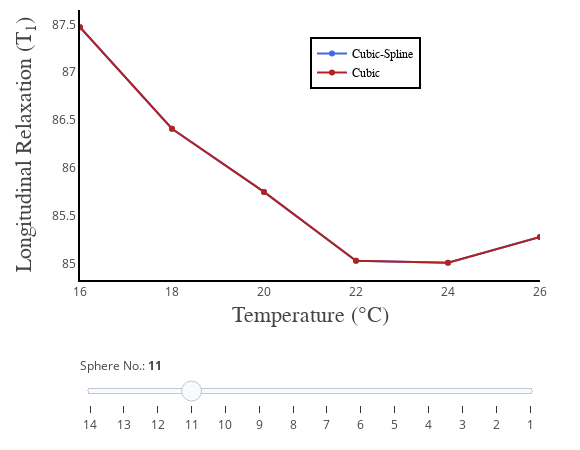

The notebook cell this image was saved under:
### Code cell
#DATA

def temperature_correction(input_temperature):
    #Dictionary of data
    phantom_v2 = {
        '14': {'16': '21.94', '18': '21.62','20': '21.44', '22': '21.28', '24': '21.26', '26': '21.31'},
        '13': {'16': '31.05', '18': '30.65','20': '30.40', '22': '30.27', '24': '30.25', '26': '30.31'},
        '12': {'16': '43.79', '18': '43.24','20': '42.89', '22': '42.72', '24': '42.70', '26': '42.80'},
        '11': {'16': '61.49', '18': '60.70','20': '60.21', '22': '59.97', '24': '60.00', '26': '60.17'},
        '10': {'16': '87.47', '18': '86.41','20': '85.75', '22': '85.03', '24': '85.01', '26': '85.28'},
        '9': {'16': '122.99', '18': '121.79','20': '121.08', '22': '120.80', '24': '120.90', '26': '121.34'},
        '8': {'16': '177.68', '18': '175.94','20': '174.95', '22': '174.59', '24': '174.78', '26': '175.48'},
        '7': {'16': '243.77', '18': '241.84','20': '240.86', '22': '240.75', '24': '241.31', '26': '242.45'},
        '6': {'16': '343.00', '18': '341.53','20': '341.58', '22': '342.58', '24': '344.23', '26': '346.67'},
        '5': {'16': '483.91', '18': '482.91','20': '484.97', '22': '486.92', '24': '490.24', '26': '494.55'},
        '4': {'16': '675.07', '18': '686.88','20': '690.08', '22': '695.01', '24': '701.06', '26': '709.48'},
        '3': {'16': '950.71', '18': '963.56','20': '987.27', '22': '1000.81', '24': '1015.70', '26': '1030.78'},
        '2': {'16': '1274.07', '18': '1317.71','20': '1330.16', '22': '1355.29', '24': '1367.79', '26': '1395.94'},
        '1': {'16': '1766.68', '18': '1830.34','20': '1883.97', '22': '1937.34', '24': '1987.50', '26': '2066.95'}
        };
    
    ##Get keys and values of dictionary to construct a 2D array##
    #Get dictionary keys as lists
    sphere = list(phantom_v2.keys());
    temperature = list(phantom_v2['1'].keys());

    #Define array (data2fit) to store data to be fitted
    data2fit = np.empty([len(temperature),len(sphere)+1]);
    #Fill data2fit array
    row = 0;
    for i in temperature:
        row = row + 1;
        data2fit[row-1,0] = int(i);
        for j in sphere:
            T1_value = float(phantom_v2[j][i]);
            data2fit[row-1,int(j)] = T1_value;
    
    ##Code for Temperature Correction: Interpolation##
    cs_estimatedT1_values = np.empty([len(input_temperature),len(sphere)]);
    cs_outDic_T1values = {};
    print(cs_estimatedT1_values.shape)
    
    c_estimatedT1_values = np.empty([len(input_temperature),len(sphere)]);
    c_outDic_T1values = {};
    #Interpolations
    for k in range(len(sphere)):
        for l in range(len(input_temperature)):
            f_cubicSpline = interpolate.splrep(data2fit[:,0], data2fit[:,k+1]);
            #input_temperature2 = input_temperature[l];
            cs_estimatedT1_values[l,k] = interpolate.splev(input_temperature[l],f_cubicSpline);
            cs_outDic_T1values[l,k+1] = cs_estimatedT1_values[l,k];
        
            f_cubic = interpolate.interp1d(data2fit[:,0], data2fit[:,k+1], kind='cubic');
            c_estimatedT1_values[l,k] = f_cubic(input_temperature[l]);
            c_outDic_T1values[l,k+1] = c_estimatedT1_values[l,k];
    
    #Interpolation of data for Sphere No. 1 only
    #plt.plot(data2fit[:,0], data2fit[:,1], 'o')
    #plt.plot(data2fit[:,0], cs_estimatedT1_values[:,0], '--');
    #plt.plot(data2fit[:,0], c_estimatedT1_values[:,0], '-*');
    #plt.legend(['data', 'cubic-spline', 'cubic'], loc='best');
    #plt.title('Interpolation: Sphere No. 1');
    #plt.xlabel('Temperature (°C)');
    #plt.ylabel('T1 value (ms)')
    #plt.show()
    
    print(cs_estimatedT1_values[2])
    print(len(sphere))
# PLOTS
    init_notebook_mode(connected=True)
    cs_estimatedT1_values = np.transpose(cs_estimatedT1_values)
    c_estimatedT1_values = np.transpose(c_estimatedT1_values)
    print(c_estimatedT1_values[0])
    data1_1 = [dict(
        visible = False,
        line=dict(color='royalblue'),
        x = input_temperature,
        y = abs(cs_estimatedT1_values[13-ii]),
        name = 'Cubic-Spline',
        text = 'Cubic-Spline',
        hoverinfo = 'x+y+text') for ii in range(len(sphere))]

    data1_1[4]['visible'] = True

    data2_1 = [dict(
        visible = False,
        line=dict(color='firebrick'),
        x = temperature,
        y = abs(c_estimatedT1_values[13-ii]),
        name = 'Cubic',
        text = 'Cubic)',
        hoverinfo = 'x+y+text') for ii in range(len(sphere))]

    data2_1[4]['visible'] = True

    data = data1_1 + data2_1

    steps = []
    for i in range(len(np.asarray(sphere))):
        step = dict(
            method = 'restyle',  
            args = ['visible', [False] * len(data1_1)],
            label = str(np.asarray(sphere)[i])
            )
        step['args'][1][i] = True # Toggle i'th trace to "visible"
        steps.append(step)

    sliders=[
        dict(
            x = 0,
            y = -0.09,
            active = 3,
            currentvalue = {"prefix": "Sphere No.: <b>"},
            pad = {"t": 50, "b": 10},
            steps = steps)]

    layout = go.Layout(
        width=580,
        height=450,
        margin=go.layout.Margin(
            l=80,
            r=40,
            b=60,
            t=10,
        ),
        annotations=[
            dict(
                x=0.5004254919715793,
                y=-0.18,
                showarrow=False,
                text='Temperature (°C)',
                font=dict(
                    family='Times New Roman',
                    size=22
                ),
                xref='paper',
                yref='paper'
            ),
            dict(
                x=-0.15,
                y=0.5,
                showarrow=False,
                text='Longitudinal Relaxation (T<sub>1</sub>)',
                font=dict(
                    family='Times New Roman',
                    size=22
                ),
                textangle=-90,
                xref='paper',
                yref='paper'
            ),
        ],
        xaxis=dict(
            autorange=False,
            range=[16, temperature[-1]],
            showgrid=False,
            linecolor='black',
            linewidth=2
        ),
        yaxis=dict(
            autorange=True,
            showgrid=False,
            linecolor='black',
            linewidth=2
        ),
        legend=dict(
            x=0.5,
            y=0.9,
            traceorder='normal',
            font=dict(
                family='Times New Roman',
                size=12,
                color='#000'
            ),
            bordercolor='#000000',
            borderwidth=2
        ), 
        sliders=sliders
    )

    fig = dict(data=data, layout=layout)

    iplot(fig, filename = 'basic-line', config = config)
        
    return cs_outDic_T1values, cs_estimatedT1_values, c_outDic_T1values, c_estimatedT1_values, temperature, sphere;


temperature_correction(np.arange(16,28,2));

### Figure 1 — Plotly figure (JSON) as saved in the notebook; plotly's stock layout.template omitted (floating-point values rounded to 4 significant figures)
{"data": [{"hoverinfo": "x+y+text", "line": {"color": "royalblue"}, "name": "Cubic-Spline", "text": "Cubic-Spline", "type": "scatter", "uid": "3953d117-d529-4b0f-a283-9e84821c7c33", "visible": false, "x": [16, 18, 20, 22, 24, 26], "y": [21.94, 21.62, 21.44, 21.28, 21.26, 21.31]}, {"hoverinfo": "x+y+text", "line": {"color": "royalblue"}, "name": "Cubic-Spline", "text": "Cubic-Spline", "type": "scatter", "uid": "1487d5a2-a91e-4b66-9f0d-358cdfbeb1d4", "visible": false, "x": [16, 18, 20, 22, 24, 26], "y": [31.05, 30.65, 30.4, 30.27, 30.25, 30.31]}, {"hoverinfo": "x+y+text", "line": {"color": "royalblue"}, "name": "Cubic-Spline", "text": "Cubic-Spline", "type": "scatter", "uid": "0d4ae3a6-ce53-4511-a5c4-2677a04ef5b5", "visible": false, "x": [16, 18, 20, 22, 24, 26], "y": [43.79, 43.24, 42.89, 42.72, 42.7, 42.8]}, {"hoverinfo": "x+y+text", "line": {"color": "royalblue"}, "name": "Cubic-Spline", "text": "Cubic-Spline", "type": "scatter", "uid": "61a058f8-ec2c-4fba-a696-496df35d51e1", "visible": false, "x": [16, 18, 20, 22, 24, 26], "y": [61.49, 60.7, 60.21, 59.97, 60.0, 60.17]}, {"hoverinfo": "x+y+text", "line": {"color": "royalblue"}, "name": "Cubic-Spline", "text": "Cubic-Spline", "type": "scatter", "uid": "534b9f34-15b9-41b7-a062-8323d65b6548", "visible": true, "x": [16, 18, 20, 22, 24, 26], "y": [87.47, 86.41, 85.75, 85.03, 85.01, 85.28]}, {"hoverinfo": "x+y+text", "line": {"color": "royalblue"}, "name": "Cubic-Spline", "text": "Cubic-Spline", "type": "scatter", "uid": "edbd45e3-4986-4d23-b210-150fc5d45c17", "visible": false, "x": [16, 18, 20, 22, 24, 26], "y": [123.0, 121.8, 121.1, 120.8, 120.9, 121.3]}, {"hoverinfo": "x+y+text", "line": {"color": "royalblue"}, "name": "Cubic-Spline", "text": "Cubic-Spline", "type": "scatter", "uid": "c5b1ad70-d813-43f4-8ae3-35c9447face2", "visible": false, "x": [16, 18, 20, 22, 24, 26], "y": [177.7, 175.9, 174.9, 174.6, 174.8, 175.5]}, {"hoverinfo": "x+y+text", "line": {"color": "royalblue"}, "name": "Cubic-Spline", "text": "Cubic-Spline", "type": "scatter", "uid": "4fb0d110-5bca-4e24-a057-c641c44880a1", "visible": false, "x": [16, 18, 20, 22, 24, 26], "y": [243.8, 241.8, 240.9, 240.7, 241.3, 242.4]}, {"hoverinfo": "x+y+text", "line": {"color": "royalblue"}, "name": "Cubic-Spline", "text": "Cubic-Spline", "type": "scatter", "uid": "9c8560f8-4af2-4937-8454-e523e9668721", "visible": false, "x": [16, 18, 20, 22, 24, 26], "y": [343.0, 341.5, 341.6, 342.6, 344.2, 346.7]}, {"hoverinfo": "x+y+text", "line": {"color": "royalblue"}, "name": "Cubic-Spline", "text": "Cubic-Spline", "type": "scatter", "uid": "77529ce0-c476-4e37-b32b-b01eea8e207a", "visible": false, "x": [16, 18, 20, 22, 24, 26], "y": [483.9, 482.9, 485.0, 486.9, 490.2, 494.6]}, {"hoverinfo": "x+y+text", "line": {"color": "royalblue"}, "name": "Cubic-Spline", "text": "Cubic-Spline", "type": "scatter", "uid": "b366ff40-53dd-4be6-993b-60167c779445", "visible": false, "x": [16, 18, 20, 22, 24, 26], "y": [675.1, 686.9, 690.1, 695.0, 701.1, 709.5]}, {"hoverinfo": "x+y+text", "line": {"color": "royalblue"}, "name": "Cubic-Spline", "text": "Cubic-Spline", "type": "scatter", "uid": "3d3d205c-b5ff-4f95-aa31-08338379aa4e", "visible": false, "x": [16, 18, 20, 22, 24, 26], "y": [950.7, 963.6, 987.3, 1001.0, 1016.0, 1031.0]}, {"hoverinfo": "x+y+text", "line": {"color": "royalblue"}, "name": "Cubic-Spline", "text": "Cubic-Spline", "type": "scatter", "uid": "61fc4238-261b-4598-9fa3-33b86c2f5bbe", "visible": false, "x": [16, 18, 20, 22, 24, 26], "y": [1274.0, 1318.0, 1330.0, 1355.0, 1368.0, 1396.0]}, {"hoverinfo": "x+y+text", "line": {"color": "royalblue"}, "name": "Cubic-Spline", "text": "Cubic-Spline", "type": "scatter", "uid": "41485c48-622c-476e-843e-87c11ab63ddf", "visible": false, "x": [16, 18, 20, 22, 24, 26], "y": [1767.0, 1830.0, 1884.0, 1937.0, 1988.0, 2067.0]}, {"hoverinfo": "x+y+text", "line": {"color": "firebrick"}, "name": "Cubic", "text": "Cubic)", "type": "scatter", "uid": "74b0ec3d-2435-493e-8669-1f4f3499ac3e", "visible": false, "x": ["16", "18", "20", "22", "24", "26"], "y": [21.94, 21.62, 21.44, 21.28, 21.26, 21.31]}, {"hoverinfo": "x+y+text", "line": {"color": "firebrick"}, "name": "Cubic", "text": "Cubic)", "type": "scatter", "uid": "f911b408-5c86-4835-a077-fa2a8c1c6236", "visible": false, "x": ["16", "18", "20", "22", "24", "26"], "y": [31.05, 30.65, 30.4, 30.27, 30.25, 30.31]}, {"hoverinfo": "x+y+text", "line": {"color": "firebrick"}, "name": "Cubic", "text": "Cubic)", "type": "scatter", "uid": "68082acc-5653-47d4-9366-c485cdee47f3", "visible": false, "x": ["16", "18", "20", "22", "24", "26"], "y": [43.79, 43.24, 42.89, 42.72, 42.7, 42.8]}, {"hoverinfo": "x+y+text", "line": {"color": "firebrick"}, "name": "Cubic", "text": "Cubic)", "type": "scatter", "uid": "880b286f-a553-43ba-b95e-cf4ef828ce41", "visible": false, "x": ["16", "18", "20", "22", "24", "26"], "y": [61.49, 60.7, 60.21, 59.97, 60, 60.17]}, {"hoverinfo": "x+y+text", "line": {"color": "firebrick"}, "name": "Cubic", "text": "Cubic)", "type": "scatter", "uid": "fa867f43-29d3-4a99-bf55-3bab915e44d4", "visible": true, "x": ["16", "18", "20", "22", "24", "26"], "y": [87.47, 86.41, 85.75, 85.03, 85.01, 85.28]}, {"hoverinfo": "x+y+text", "line": {"color": "firebrick"}, "name": "Cubic", "text": "Cubic)", "type": "scatter", "uid": "0384f405-835e-4977-b97b-780aaf520804", "visible": false, "x": ["16", "18", "20", "22", "24", "26"], "y": [123.0, 121.8, 121.1, 120.8, 120.9, 121.3]}, {"hoverinfo": "x+y+text", "line": {"color": "firebrick"}, "name": "Cubic", "text": "Cubic)", "type": "scatter", "uid": "d6685af7-7cf9-40a0-85a1-06021484226c", "visible": false, "x": ["16", "18", "20", "22", "24", "26"], "y": [177.7, 175.9, 174.9, 174.6, 174.8, 175.5]}, {"hoverinfo": "x+y+text", "line": {"color": "firebrick"}, "name": "Cubic", "text": "Cubic)", "type": "scatter", "uid": "f45380da-32f1-41a7-b9e2-8153ca7a0b38", "visible": false, "x": ["16", "18", "20", "22", "24", "26"], "y": [243.8, 241.8, 240.9, 240.8, 241.3, 242.4]}, {"hoverinfo": "x+y+text", "line": {"color": "firebrick"}, "name": "Cubic", "text": "Cubic)", "type": "scatter", "uid": "961e0c6e-a5ae-48b1-b8fc-f2a51724d240", "visible": false, "x": ["16", "18", "20", "22", "24", "26"], "y": [343, 341.5, 341.6, 342.6, 344.2, 346.7]}, {"hoverinfo": "x+y+text", "line": {"color": "firebrick"}, "name": "Cubic", "text": "Cubic)", "type": "scatter", "uid": "74b8cbfd-562d-4aad-b14a-84940b0955fa", "visible": false, "x": ["16", "18", "20", "22", "24", "26"], "y": [483.9, 482.9, 485.0, 486.9, 490.2, 494.6]}, {"hoverinfo": "x+y+text", "line": {"color": "firebrick"}, "name": "Cubic", "text": "Cubic)", "type": "scatter", "uid": "216fe8ef-999b-4083-ae58-80fe7b16844a", "visible": false, "x": ["16", "18", "20", "22", "24", "26"], "y": [675.1, 686.9, 690.1, 695.0, 701.1, 709.5]}, {"hoverinfo": "x+y+text", "line": {"color": "firebrick"}, "name": "Cubic", "text": "Cubic)", "type": "scatter", "uid": "7af7d84b-e580-44ad-bc1f-95832c87cb68", "visible": false, "x": ["16", "18", "20", "22", "24", "26"], "y": [950.7, 963.6, 987.3, 1001.0, 1016.0, 1031.0]}, {"hoverinfo": "x+y+text", "line": {"color": "firebrick"}, "name": "Cubic", "text": "Cubic)", "type": "scatter", "uid": "6443a3f3-087f-4506-b187-78cd628e682e", "visible": false, "x": ["16", "18", "20", "22", "24", "26"], "y": [1274.0, 1318.0, 1330.0, 1355.0, 1368.0, 1396.0]}, {"hoverinfo": "x+y+text", "line": {"color": "firebrick"}, "name": "Cubic", "text": "Cubic)", "type": "scatter", "uid": "210e5323-bc5f-4c79-8c8f-33ab1bc97a2b", "visible": false, "x": ["16", "18", "20", "22", "24", "26"], "y": [1767.0, 1830.0, 1884.0, 1937.0, 1988.0, 2067.0]}], "layout": {"annotations": [{"font": {"family": "Times New Roman", "size": 22}, "showarrow": false, "text": "Temperature (°C)", "x": 0.5004, "xref": "paper", "y": -0.18, "yref": "paper"}, {"font": {"family": "Times New Roman", "size": 22}, "showarrow": false, "text": "Longitudinal Relaxation (T<sub>1</sub>)", "textangle": -90, "x": -0.15, "xref": "paper", "y": 0.5, "yref": "paper"}], "height": 450, "legend": {"bordercolor": "#000000", "borderwidth": 2, "font": {"color": "#000", "family": "Times New Roman", "size": 12}, "traceorder": "normal", "x": 0.5, "y": 0.9}, "margin": {"b": 60, "l": 80, "r": 40, "t": 10}, "sliders": [{"active": 3, "currentvalue": {"prefix": "Sphere No.: <b>"}, "pad": {"b": 10, "t": 50}, "steps": [{"args": ["visible", [true, false, false, false, false, false, false, false, false, false, false, false, false, false]], "label": "14", "method": "restyle"}, {"args": ["visible", [false, true, false, false, false, false, false, false, false, false, false, false, false, false]], "label": "13", "method": "restyle"}, {"args": ["visible", [false, false, true, false, false, false, false, false, false, false, false, false, false, false]], "label": "12", "method": "restyle"}, {"args": ["visible", [false, false, false, true, false, false, false, false, false, false, false, false, false, false]], "label": "11", "method": "restyle"}, {"args": ["visible", [false, false, false, false, true, false, false, false, false, false, false, false, false, false]], "label": "10", "method": "restyle"}, {"args": ["visible", [false, false, false, false, false, true, false, false, false, false, false, false, false, false]], "label": "9", "method": "restyle"}, {"args": ["visible", [false, false, false, false, false, false, true, false, false, false, false, false, false, false]], "label": "8", "method": "restyle"}, {"args": ["visible", [false, false, false, false, false, false, false, true, false, false, false, false, false, false]], "label": "7", "method": "restyle"}, {"args": ["visible", [false, false, false, false, false, false, false, false, true, false, false, false, false, false]], "label": "6", "method": "restyle"}, {"args": ["visible", [false, false, false, false, false, false, false, false, false, true, false, false, false, false]], "label": "5", "method": "restyle"}, {"args": ["visible", [false, false, false, false, false, false, false, false, false, false, true, false, false, false]], "label": "4", "method": "restyle"}, {"args": ["visible", [false, false, false, false, false, false, false, false, false, false, false, true, false, false]], "label": "3", "method": "restyle"}, {"args": ["visible", [false, false, false, false, false, false, false, false, false, false, false, false, true, false]], "label": "2", "method": "restyle"}, {"args": ["visible", [false, false, false, false, false, false, false, false, false, false, false, false, false, true]], "label": "1", "method": "restyle"}], "x": 0, "y": -0.09}], "width": 580, "xaxis": {"autorange": false, "linecolor": "black", "linewidth": 2, "range": [16, "26"], "showgrid": false}, "yaxis": {"autorange": true, "linecolor": "black", "linewidth": 2, "showgrid": false}}}
